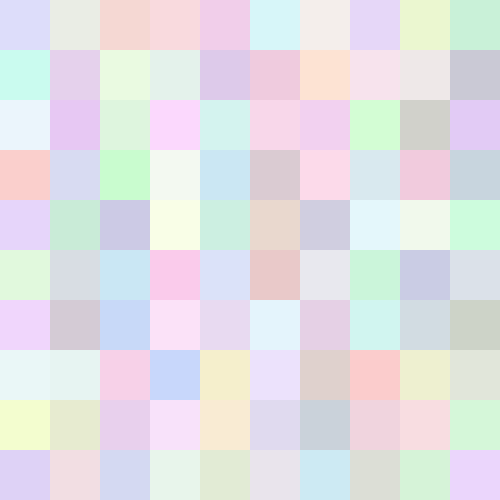
Frame 1 (no input)
Frame 60 (the mouse pressed at the canvas centre just before this capture): identical to frame 1, image omitted
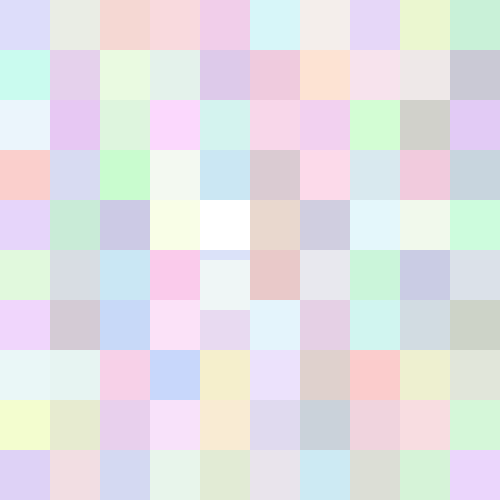
Frame 120 (the mouse held since frame 60 and released just before this capture)

The Processing sketch that drew these frames (run headless with seeded random() and noise(); from frame 60 on, the mouse is pressed at the canvas centre):

// Processing sketch: sketch_2D_Arrays
// ── sketch_2D_Arrays.pde
int n=10;
int s;
boolean b[][]=new boolean[n][n];
color c[][]=new color[n][n];
int y[][]=new int[n][n];
void setup(){
  noStroke();
  size(500,500);
  s=width/n;
  for(int i=n-1;i>-1;i--){
    for(int j=n-1;j>-1;j--){
      c[i][j]=color(random(200,255),random(200,255),random(200,255));
      y[i][j]=0;
      b[i][j]=false;
    }
  }
}

void draw(){
  background(255);
  for(int i=n-1;i>-1;i--){
    for(int j=n-1;j>-1;j--){
      fill(c[i][j]);
      if(mouseX>i*s && mouseX<=(i+1)*s && mouseY>j*s && mouseY<=(j+1)*s){
        println("i is: "+i+" j is: "+j);
        //c[i][j]=color(random(50,150),random(50,100),random(100,255));
      }
      if(b[i][j]==true){
        y[i][j]+=1;
      }
      rect(i*s,j*s+y[i][j],s,s);
    }
  }
}
void mousePressed(){
  for(int i=n-1;i>-1;i--){
    for(int j=n-1;j>-1;j--){
      if(mouseX>i*s && mouseX<=(i+1)*s && mouseY>j*s && mouseY<=(j+1)*s){
        println("i is: "+i+" j is: "+j);
        c[i][j]=color(random(200,255),random(200,255),random(200,255));
        //y[i][j]+=1;
        b[i][j]=true;
      }
    }
  }
}
//int num[][]={{1,2,3,4},{5,6,7,8},{9,10,11,12}};

//void setup(){
//  println(num[2][0]);
  
//  for(int i=0;i<3;i++){
//    for(int j=0;j<4;j++){
//      println(num[i][j]+" at "+i+" at "+j);
//    }
//  }
//}
